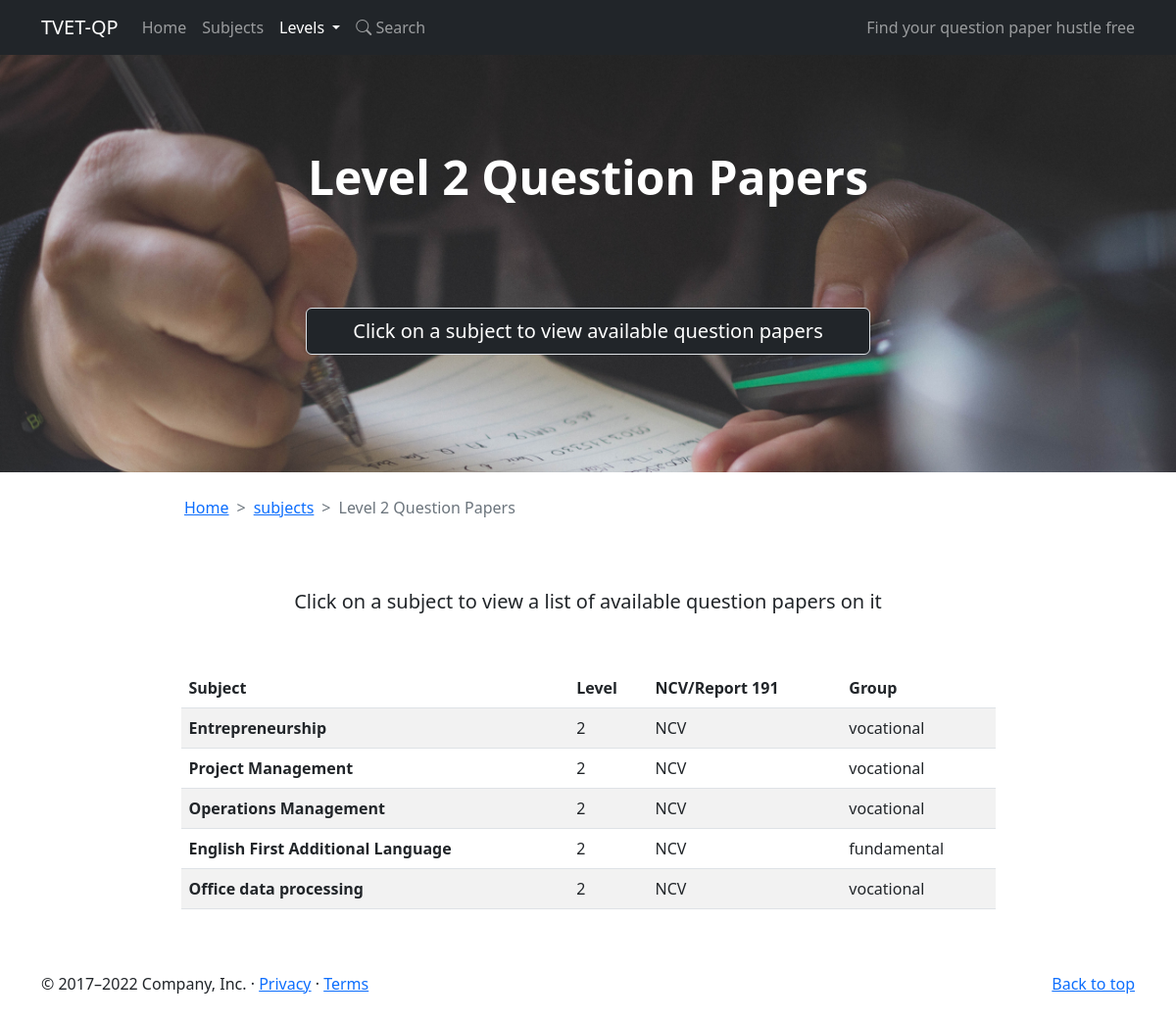
Page /subjects/level/2 on the committed database.
### papers/models.py (models this page shows, shortened)
class Subject(models.Model):
    level_choices = [
        ('2', 'Level 2'),
        ('3', 'Level 3'),
        ('4', 'Level 4'),
        ('N4', 'N4'),
        ('N5', 'N5'),
        ('N6', 'N6'),
    ]
    program_choices = [
        ('NCV', 'NCV'),
        ('Report 191', 'Report 191 (Nated)')
    ]
    fundamental_or_vocational_choices = [
        ('vocational', 'Vocational'),
        ('fundamental', 'Fundamental'),
    ]
    name = models.CharField(max_length=150)
    level = models.CharField(max_length=150, choices=level_choices)
    ncv_or_report191 = models.CharField(max_length=150, choices=program_choices)
    fundamental_or_vocational = models.CharField(max_length=150, choices=fundamental_or_vocational_choices, blank=True)

### pages/views.py (the view)
# urls.py: path('subjects/level/<str:level>', views.subject_level, name="level"),
def subject_level(request, level):
    subjects = Subject.objects.all().filter(level=level)
    return render(request, 'pages/subject_level.html', {'subjects': subjects, 'level': level})

### pages/templates/pages/subject_level.html (shortened to what this page needs)
{% extends "base.html" %}
{% load static %}
{% block content %}
    <div class="px-4 py-5 text-center" id="hero">
        <h1 class="display-5 py-5 fw-bold">
            {% if 'N' in level %}
                {{ level }}
            {% else %}
                Level {{ level }}
            {% endif %}
            Question Papers
        </h1>
        <div class="col-lg-6 mx-auto py-5">
            <p class="lead mb-4 border rounded p-2 bg-dark">Click on a subject to view available question papers</p>
        </div>
    </div>
    <div class="container">
        <div class="row justify-content-center ps-1">
            <div class="col-md-9 mt-4 mb-2">
                <nav style="--bs-breadcrumb-divider: '>';" aria-label="breadcrumb">
                    <ol class="breadcrumb">
                      <li class="breadcrumb-item"><a href="{% url 'home' %}">Home</a></li>
                      <li class="breadcrumb-item"><a href="{% url 'subjects' %}">subjects</a></li>
                      <li class="breadcrumb-item active" aria-current="page">
                        {% if 'N' in level %}
                            {{ level }}
                        {% else %}
                            Level {{ level }}
                        {% endif %}
                        Question Papers
                    </li>
                    </ol>
                </nav>
            </div>
        </div>
        <div class="row justify-content-center">
            <div class="col-md-9">
                {% if subjects %}
                <h3 class="p-5 text-center lead">Click on a subject to view a list of available question papers on it</h3>
                <table class="table table-striped">
                    <thead>
                        <tr>
                            <th scope="col">Subject</th>
                            <th scope="col">Level</th>
                            <th>NCV/Report 191</th>
                            <th scope="col">Group</th>
                        </tr>
                    </thead>
                    <tbody>
                        {% for subject in subjects %}
                            <tr>
                                <th><a href="{% url 'subject' subject.id %}" class="text-decoration-none text-body">{{ subject.name }}</a></th>
                                <td>{{ subject.level }}</td>
                                <td>{{subject.ncv_or_report191}}</td>
                                <td>{{ subject.fundamental_or_vocational }}</td>
                            </tr>
                        {% endfor %}
                    </tbody>
                </table>
            {% else %}
                <div class="alert alert-danger text-center p-5 my-5" role="alert">
                    <h2>No subjects added for this level yet.</h2>
                    <p>Please come back after later or request the administrators to add a question paper by clicking on contact us</p>
                </div>
            {% endif %}
            </div>
        </div>
    </div>
{% endblock content %}

### tvet_qp/static/css/main.css (style rules this page uses)
#hero { background: url('../images/bg2.jpg') no-repeat right top; background-size: cover; color: #fff; font-weight: bold !important; }

### rows in the picture
Subject: name "Entrepreneurship", level "2", ncv_or_report191 "NCV", fundamental_or_vocational "vocational"
Subject: name "Project Management", level "2", ncv_or_report191 "NCV", fundamental_or_vocational "vocational"
Subject: name "Operations Management", level "2", ncv_or_report191 "NCV", fundamental_or_vocational "vocational"
Subject: name "English First Additional Language", level "2", ncv_or_report191 "NCV", fundamental_or_vocational "fundamental"
Subject: name "Office data processing", level "2", ncv_or_report191 "NCV", fundamental_or_vocational "vocational"

### other values in the picture
{{ level }} "2"
